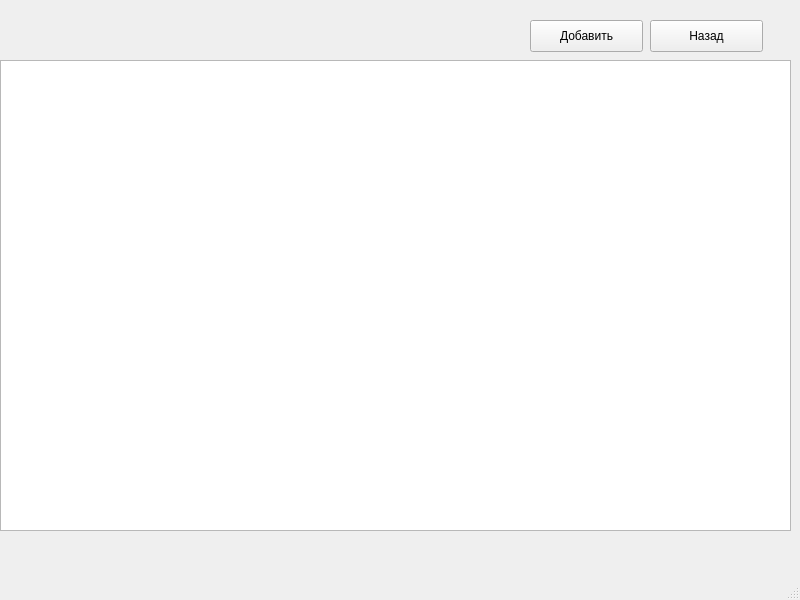
<?xml version="1.0" encoding="UTF-8"?>
<ui version="4.0">
 <class>ConstructionEquipment</class>
 <widget class="QMainWindow" name="ConstructionEquipment">
  <property name="geometry">
   <rect>
    <x>0</x>
    <y>0</y>
    <width>800</width>
    <height>600</height>
   </rect>
  </property>
  <property name="windowTitle">
   <string>MainWindow</string>
  </property>
  <widget class="QWidget" name="centralwidget">
   <widget class="QPushButton" name="exit">
    <property name="geometry">
     <rect>
      <x>650</x>
      <y>20</y>
      <width>113</width>
      <height>32</height>
     </rect>
    </property>
    <property name="text">
     <string>Назад</string>
    </property>
   </widget>
   <widget class="QTableWidget" name="constuctionequipment">
    <property name="geometry">
     <rect>
      <x>0</x>
      <y>60</y>
      <width>791</width>
      <height>471</height>
     </rect>
    </property>
   </widget>
   <widget class="QPushButton" name="push_to_contsuct">
    <property name="geometry">
     <rect>
      <x>530</x>
      <y>20</y>
      <width>113</width>
      <height>32</height>
     </rect>
    </property>
    <property name="text">
     <string>Добавить</string>
    </property>
   </widget>
  </widget>
  <widget class="QMenuBar" name="menubar">
   <property name="geometry">
    <rect>
     <x>0</x>
     <y>0</y>
     <width>800</width>
     <height>37</height>
    </rect>
   </property>
  </widget>
  <widget class="QStatusBar" name="statusbar"/>
 </widget>
 <resources/>
 <connections/>
</ui>
